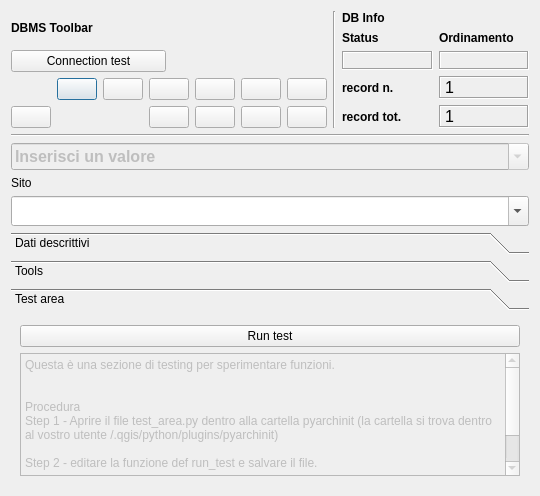
<?xml version="1.0" encoding="UTF-8"?>
<ui version="4.0">
 <class>DialogSite</class>
 <widget class="QDialog" name="DialogSite">
  <property name="geometry">
   <rect>
    <x>0</x>
    <y>0</y>
    <width>540</width>
    <height>496</height>
   </rect>
  </property>
  <property name="minimumSize">
   <size>
    <width>540</width>
    <height>400</height>
   </size>
  </property>
  <property name="windowTitle">
   <string>pyArchInit Gestione Scavi - Scheda Sito</string>
  </property>
  <property name="windowIcon">
   <iconset resource="resources.qrc">
    <normaloff>:/images/iconSite.png</normaloff>:/images/iconSite.png</iconset>
  </property>
  <layout class="QGridLayout" name="gridLayout_7">
   <item row="0" column="0">
    <layout class="QVBoxLayout" name="verticalLayout_2">
     <item>
      <layout class="QHBoxLayout" name="horizontalLayout">
       <item>
        <layout class="QGridLayout" name="gridLayout_2">
         <item row="0" column="0">
          <widget class="QLabel" name="label_29">
           <property name="font">
            <font>
             <weight>75</weight>
             <bold>true</bold>
            </font>
           </property>
           <property name="text">
            <string>DBMS Toolbar</string>
           </property>
          </widget>
         </item>
         <item row="2" column="0" colspan="2">
          <layout class="QGridLayout" name="gridLayout">
           <item row="0" column="5">
            <widget class="QPushButton" name="pushButton_first_rec">
             <property name="toolTip">
              <string>First rec</string>
             </property>
             <property name="text">
              <string/>
             </property>
             <property name="icon">
              <iconset resource="resources.qrc">
               <normaloff>:/images/5_leftArrows.png</normaloff>:/images/5_leftArrows.png</iconset>
             </property>
            </widget>
           </item>
           <item row="0" column="7">
            <widget class="QPushButton" name="pushButton_next_rec">
             <property name="toolTip">
              <string>Next rec</string>
             </property>
             <property name="text">
              <string/>
             </property>
             <property name="icon">
              <iconset resource="resources.qrc">
               <normaloff>:/images/6_rightArrow.png</normaloff>:/images/6_rightArrow.png</iconset>
             </property>
            </widget>
           </item>
           <item row="0" column="8">
            <widget class="QPushButton" name="pushButton_last_rec">
             <property name="toolTip">
              <string>Last rec</string>
             </property>
             <property name="text">
              <string/>
             </property>
             <property name="icon">
              <iconset resource="resources.qrc">
               <normaloff>:/images/7_rightArrows.png</normaloff>:/images/7_rightArrows.png</iconset>
             </property>
            </widget>
           </item>
           <item row="0" column="9">
            <widget class="QPushButton" name="pushButton_new_rec">
             <property name="font">
              <font>
               <pointsize>9</pointsize>
              </font>
             </property>
             <property name="toolTip">
              <string>New record</string>
             </property>
             <property name="text">
              <string/>
             </property>
             <property name="icon">
              <iconset resource="resources.qrc">
               <normaloff>:/images/newrec.png</normaloff>:/images/newrec.png</iconset>
             </property>
            </widget>
           </item>
           <item row="0" column="10">
            <widget class="QPushButton" name="pushButton_save">
             <property name="font">
              <font>
               <pointsize>9</pointsize>
              </font>
             </property>
             <property name="toolTip">
              <string>Save</string>
             </property>
             <property name="text">
              <string/>
             </property>
             <property name="icon">
              <iconset resource="resources.qrc">
               <normaloff>:/images/b_save.png</normaloff>:/images/b_save.png</iconset>
             </property>
             <property name="autoDefault">
              <bool>false</bool>
             </property>
            </widget>
           </item>
           <item row="1" column="7">
            <widget class="QPushButton" name="pushButton_new_search">
             <property name="font">
              <font>
               <pointsize>9</pointsize>
              </font>
             </property>
             <property name="toolTip">
              <string>new search</string>
             </property>
             <property name="text">
              <string/>
             </property>
             <property name="icon">
              <iconset resource="resources.qrc">
               <normaloff>:/images/new_search.png</normaloff>:/images/new_search.png</iconset>
             </property>
            </widget>
           </item>
           <item row="1" column="8">
            <widget class="QPushButton" name="pushButton_search_go">
             <property name="font">
              <font>
               <pointsize>9</pointsize>
              </font>
             </property>
             <property name="toolTip">
              <string>search !!!</string>
             </property>
             <property name="text">
              <string/>
             </property>
             <property name="icon">
              <iconset resource="resources.qrc">
               <normaloff>:/images/search.png</normaloff>:/images/search.png</iconset>
             </property>
            </widget>
           </item>
           <item row="1" column="9">
            <widget class="QPushButton" name="pushButton_sort">
             <property name="font">
              <font>
               <pointsize>9</pointsize>
              </font>
             </property>
             <property name="toolTip">
              <string>Order by</string>
             </property>
             <property name="text">
              <string/>
             </property>
             <property name="icon">
              <iconset resource="resources.qrc">
               <normaloff>:/images/sort.png</normaloff>:/images/sort.png</iconset>
             </property>
            </widget>
           </item>
           <item row="1" column="10">
            <widget class="QPushButton" name="pushButton_view_all">
             <property name="font">
              <font>
               <pointsize>9</pointsize>
              </font>
             </property>
             <property name="toolTip">
              <string>View alls records</string>
             </property>
             <property name="text">
              <string/>
             </property>
             <property name="icon">
              <iconset resource="resources.qrc">
               <normaloff>:/images/view_all.png</normaloff>:/images/view_all.png</iconset>
             </property>
            </widget>
           </item>
           <item row="1" column="2">
            <widget class="QPushButton" name="pushButton_delete">
             <property name="enabled">
              <bool>true</bool>
             </property>
             <property name="font">
              <font>
               <pointsize>9</pointsize>
              </font>
             </property>
             <property name="toolTip">
              <string>Delete record</string>
             </property>
             <property name="text">
              <string/>
             </property>
             <property name="icon">
              <iconset resource="resources.qrc">
               <normaloff>:/images/delete.png</normaloff>:/images/delete.png</iconset>
             </property>
            </widget>
           </item>
           <item row="0" column="6">
            <widget class="QPushButton" name="pushButton_prev_rec">
             <property name="toolTip">
              <string>Prev rec</string>
             </property>
             <property name="text">
              <string/>
             </property>
             <property name="icon">
              <iconset resource="resources.qrc">
               <normaloff>:/images/4_leftArrow.png</normaloff>:/images/4_leftArrow.png</iconset>
             </property>
            </widget>
           </item>
          </layout>
         </item>
         <item row="1" column="0">
          <widget class="QPushButton" name="pushButton_connect">
           <property name="text">
            <string>Connection test</string>
           </property>
          </widget>
         </item>
        </layout>
       </item>
       <item>
        <widget class="Line" name="line_6">
         <property name="orientation">
          <enum>Qt::Vertical</enum>
         </property>
        </widget>
       </item>
       <item>
        <layout class="QGridLayout" name="gridLayout_5">
         <item row="0" column="0">
          <widget class="QLabel" name="label_42">
           <property name="font">
            <font>
             <weight>75</weight>
             <bold>true</bold>
            </font>
           </property>
           <property name="autoFillBackground">
            <bool>true</bool>
           </property>
           <property name="text">
            <string>DB Info</string>
           </property>
          </widget>
         </item>
         <item row="1" column="0">
          <layout class="QGridLayout" name="gridLayout_4">
           <item row="0" column="1">
            <widget class="QLabel" name="label_43">
             <property name="font">
              <font>
               <pointsize>9</pointsize>
               <weight>75</weight>
               <bold>true</bold>
              </font>
             </property>
             <property name="text">
              <string>Ordinamento</string>
             </property>
             <property name="margin">
              <number>0</number>
             </property>
            </widget>
           </item>
           <item row="1" column="0">
            <widget class="QLabel" name="label_status">
             <property name="minimumSize">
              <size>
               <width>40</width>
               <height>0</height>
              </size>
             </property>
             <property name="font">
              <font>
               <pointsize>10</pointsize>
               <weight>75</weight>
               <bold>true</bold>
              </font>
             </property>
             <property name="cursor">
              <cursorShape>ForbiddenCursor</cursorShape>
             </property>
             <property name="mouseTracking">
              <bool>false</bool>
             </property>
             <property name="contextMenuPolicy">
              <enum>Qt::DefaultContextMenu</enum>
             </property>
             <property name="frameShape">
              <enum>QFrame::Box</enum>
             </property>
             <property name="frameShadow">
              <enum>QFrame::Sunken</enum>
             </property>
             <property name="text">
              <string/>
             </property>
             <property name="alignment">
              <set>Qt::AlignCenter</set>
             </property>
             <property name="margin">
              <number>0</number>
             </property>
            </widget>
           </item>
           <item row="1" column="1">
            <widget class="QLabel" name="label_sort">
             <property name="font">
              <font>
               <pointsize>10</pointsize>
               <weight>75</weight>
               <bold>true</bold>
              </font>
             </property>
             <property name="cursor">
              <cursorShape>ForbiddenCursor</cursorShape>
             </property>
             <property name="mouseTracking">
              <bool>false</bool>
             </property>
             <property name="contextMenuPolicy">
              <enum>Qt::DefaultContextMenu</enum>
             </property>
             <property name="frameShape">
              <enum>QFrame::Box</enum>
             </property>
             <property name="frameShadow">
              <enum>QFrame::Sunken</enum>
             </property>
             <property name="text">
              <string/>
             </property>
             <property name="alignment">
              <set>Qt::AlignCenter</set>
             </property>
             <property name="margin">
              <number>0</number>
             </property>
            </widget>
           </item>
           <item row="0" column="0">
            <widget class="QLabel" name="label_34">
             <property name="font">
              <font>
               <pointsize>9</pointsize>
               <weight>75</weight>
               <bold>true</bold>
              </font>
             </property>
             <property name="text">
              <string>Status</string>
             </property>
             <property name="margin">
              <number>0</number>
             </property>
            </widget>
           </item>
          </layout>
         </item>
         <item row="2" column="0">
          <layout class="QGridLayout" name="gridLayout_3">
           <item row="0" column="0">
            <widget class="QLabel" name="label_27">
             <property name="font">
              <font>
               <pointsize>9</pointsize>
               <weight>75</weight>
               <bold>true</bold>
              </font>
             </property>
             <property name="text">
              <string>record n.</string>
             </property>
             <property name="margin">
              <number>0</number>
             </property>
            </widget>
           </item>
           <item row="0" column="1">
            <widget class="QLabel" name="label_rec_corrente">
             <property name="font">
              <font>
               <family>Microsoft Sans Serif</family>
               <pointsize>12</pointsize>
              </font>
             </property>
             <property name="cursor">
              <cursorShape>ForbiddenCursor</cursorShape>
             </property>
             <property name="mouseTracking">
              <bool>false</bool>
             </property>
             <property name="contextMenuPolicy">
              <enum>Qt::DefaultContextMenu</enum>
             </property>
             <property name="frameShape">
              <enum>QFrame::Box</enum>
             </property>
             <property name="frameShadow">
              <enum>QFrame::Sunken</enum>
             </property>
             <property name="text">
              <string>1</string>
             </property>
            </widget>
           </item>
           <item row="1" column="0">
            <widget class="QLabel" name="label_28">
             <property name="font">
              <font>
               <pointsize>9</pointsize>
               <weight>75</weight>
               <bold>true</bold>
              </font>
             </property>
             <property name="text">
              <string>record tot.</string>
             </property>
             <property name="margin">
              <number>0</number>
             </property>
            </widget>
           </item>
           <item row="1" column="1">
            <widget class="QLabel" name="label_rec_tot">
             <property name="font">
              <font>
               <family>Microsoft Sans Serif</family>
               <pointsize>12</pointsize>
              </font>
             </property>
             <property name="cursor">
              <cursorShape>ForbiddenCursor</cursorShape>
             </property>
             <property name="mouseTracking">
              <bool>false</bool>
             </property>
             <property name="contextMenuPolicy">
              <enum>Qt::DefaultContextMenu</enum>
             </property>
             <property name="frameShape">
              <enum>QFrame::Box</enum>
             </property>
             <property name="frameShadow">
              <enum>QFrame::Sunken</enum>
             </property>
             <property name="text">
              <string>1</string>
             </property>
            </widget>
           </item>
          </layout>
         </item>
        </layout>
       </item>
      </layout>
     </item>
     <item>
      <layout class="QVBoxLayout" name="verticalLayout">
       <item>
        <widget class="Line" name="line_8">
         <property name="font">
          <font>
           <weight>75</weight>
           <bold>true</bold>
          </font>
         </property>
         <property name="orientation">
          <enum>Qt::Horizontal</enum>
         </property>
        </widget>
       </item>
       <item>
        <widget class="QComboBox" name="comboBox_sito">
         <property name="enabled">
          <bool>false</bool>
         </property>
         <property name="minimumSize">
          <size>
           <width>0</width>
           <height>0</height>
          </size>
         </property>
         <property name="maximumSize">
          <size>
           <width>16777215</width>
           <height>30</height>
          </size>
         </property>
         <property name="font">
          <font>
           <pointsize>12</pointsize>
           <weight>75</weight>
           <bold>true</bold>
          </font>
         </property>
         <property name="mouseTracking">
          <bool>true</bool>
         </property>
         <property name="editable">
          <bool>true</bool>
         </property>
         <property name="maxVisibleItems">
          <number>99999</number>
         </property>
         <property name="maxCount">
          <number>2147483647</number>
         </property>
         <item>
          <property name="text">
           <string>Inserisci un valore</string>
          </property>
         </item>
        </widget>
       </item>
       <item>
        <widget class="QLabel" name="label">
         <property name="text">
          <string>Sito</string>
         </property>
        </widget>
       </item>
       <item>
        <widget class="QComboBox" name="comboBox_definizione_sito">
         <property name="enabled">
          <bool>true</bool>
         </property>
         <property name="minimumSize">
          <size>
           <width>0</width>
           <height>30</height>
          </size>
         </property>
         <property name="maximumSize">
          <size>
           <width>16777215</width>
           <height>30</height>
          </size>
         </property>
         <property name="editable">
          <bool>true</bool>
         </property>
        </widget>
       </item>
       <item>
        <widget class="QToolBox" name="toolBox">
         <property name="currentIndex">
          <number>2</number>
         </property>
         <widget class="QWidget" name="page">
          <property name="geometry">
           <rect>
            <x>0</x>
            <y>0</y>
            <width>501</width>
            <height>183</height>
           </rect>
          </property>
          <attribute name="label">
           <string>Dati descrittivi</string>
          </attribute>
          <layout class="QGridLayout" name="gridLayout_8">
           <item row="0" column="0">
            <layout class="QVBoxLayout" name="verticalLayout_3">
             <item>
              <widget class="QLabel" name="label_13">
               <property name="font">
                <font>
                 <weight>75</weight>
                 <bold>true</bold>
                </font>
               </property>
               <property name="text">
                <string>Dati descrittivi</string>
               </property>
              </widget>
             </item>
             <item>
              <widget class="QTextEdit" name="textEdit_descrizione_site">
               <property name="minimumSize">
                <size>
                 <width>0</width>
                 <height>20</height>
                </size>
               </property>
               <property name="maximumSize">
                <size>
                 <width>16777215</width>
                 <height>16000000</height>
                </size>
               </property>
               <property name="font">
                <font>
                 <pointsize>10</pointsize>
                </font>
               </property>
              </widget>
             </item>
             <item>
              <widget class="QLabel" name="label_6">
               <property name="text">
                <string>Descrizione </string>
               </property>
              </widget>
             </item>
            </layout>
           </item>
           <item row="1" column="0">
            <layout class="QGridLayout" name="gridLayout_6">
             <item row="0" column="0">
              <widget class="QComboBox" name="comboBox_nazione">
               <property name="font">
                <font>
                 <pointsize>10</pointsize>
                 <weight>75</weight>
                 <bold>true</bold>
                </font>
               </property>
               <property name="editable">
                <bool>true</bool>
               </property>
               <item>
                <property name="text">
                 <string>Italia</string>
                </property>
               </item>
              </widget>
             </item>
             <item row="1" column="0">
              <widget class="QLabel" name="label_4">
               <property name="font">
                <font>
                 <pointsize>10</pointsize>
                </font>
               </property>
               <property name="text">
                <string>Nazione</string>
               </property>
              </widget>
             </item>
             <item row="0" column="1">
              <widget class="QComboBox" name="comboBox_regione">
               <property name="font">
                <font>
                 <pointsize>10</pointsize>
                 <weight>75</weight>
                 <bold>true</bold>
                </font>
               </property>
               <property name="editable">
                <bool>true</bool>
               </property>
              </widget>
             </item>
             <item row="2" column="1">
              <widget class="QComboBox" name="comboBox_comune">
               <property name="font">
                <font>
                 <pointsize>12</pointsize>
                 <weight>75</weight>
                 <bold>true</bold>
                </font>
               </property>
               <property name="editable">
                <bool>true</bool>
               </property>
              </widget>
             </item>
             <item row="3" column="1">
              <widget class="QLabel" name="label_2">
               <property name="font">
                <font>
                 <pointsize>10</pointsize>
                </font>
               </property>
               <property name="text">
                <string>Comune</string>
               </property>
              </widget>
             </item>
             <item row="2" column="0">
              <widget class="QComboBox" name="comboBox_provincia">
               <property name="font">
                <font>
                 <pointsize>10</pointsize>
                 <weight>75</weight>
                 <bold>true</bold>
                </font>
               </property>
               <property name="editable">
                <bool>true</bool>
               </property>
              </widget>
             </item>
             <item row="3" column="0">
              <widget class="QLabel" name="label_7">
               <property name="font">
                <font>
                 <pointsize>10</pointsize>
                </font>
               </property>
               <property name="text">
                <string>Provincia</string>
               </property>
              </widget>
             </item>
             <item row="1" column="1">
              <widget class="QLabel" name="label_5">
               <property name="font">
                <font>
                 <pointsize>10</pointsize>
                </font>
               </property>
               <property name="text">
                <string>Regione</string>
               </property>
              </widget>
             </item>
            </layout>
           </item>
          </layout>
         </widget>
         <widget class="QWidget" name="page_3">
          <property name="geometry">
           <rect>
            <x>0</x>
            <y>0</y>
            <width>559</width>
            <height>193</height>
           </rect>
          </property>
          <attribute name="label">
           <string>Tools</string>
          </attribute>
          <layout class="QGridLayout" name="gridLayout_10">
           <item row="0" column="0">
            <layout class="QHBoxLayout" name="horizontalLayout_2">
             <item>
              <widget class="QLabel" name="label_3">
               <property name="toolTip">
                <string>Carica tutti i layer per poter inserire nuove geometrie</string>
               </property>
               <property name="text">
                <string>Carica layer per il disegno</string>
               </property>
              </widget>
             </item>
             <item>
              <widget class="QPushButton" name="pushButton_draw">
               <property name="text">
                <string>Carica</string>
               </property>
              </widget>
             </item>
            </layout>
           </item>
           <item row="1" column="0" colspan="2">
            <layout class="QHBoxLayout" name="horizontalLayout_3">
             <item>
              <widget class="QLabel" name="label_8">
               <property name="toolTip">
                <string>Carica tutti layer che contengono geometrie relative a questo sito</string>
               </property>
               <property name="text">
                <string>Carica le geometrie relative a questo sito</string>
               </property>
              </widget>
             </item>
             <item>
              <widget class="QPushButton" name="pushButton_sites_geometry">
               <property name="text">
                <string>Carica</string>
               </property>
              </widget>
             </item>
            </layout>
           </item>
           <item row="2" column="0" colspan="3">
            <layout class="QHBoxLayout" name="horizontalLayout_4">
             <item>
              <widget class="QLabel" name="label_9">
               <property name="text">
                <string>Esporta relazione di scavo per questo sito (Versione di sviluppo)</string>
               </property>
              </widget>
             </item>
             <item>
              <widget class="QPushButton" name="pushButton_rel_pdf">
               <property name="text">
                <string>Esporta</string>
               </property>
              </widget>
             </item>
            </layout>
           </item>
           <item row="3" column="0" colspan="3">
            <layout class="QVBoxLayout" name="verticalLayout_4">
             <item>
              <widget class="Line" name="line">
               <property name="minimumSize">
                <size>
                 <width>539</width>
                 <height>0</height>
                </size>
               </property>
               <property name="orientation">
                <enum>Qt::Horizontal</enum>
               </property>
              </widget>
             </item>
             <item>
              <widget class="QLabel" name="label_10">
               <property name="text">
                <string>GIS Tools</string>
               </property>
              </widget>
             </item>
            </layout>
           </item>
           <item row="4" column="0" colspan="2">
            <layout class="QHBoxLayout" name="horizontalLayout_5">
             <item>
              <widget class="QLabel" name="label_11">
               <property name="toolTip">
                <string>Carica tutti i layer per poter inserire nuove geometrie</string>
               </property>
               <property name="text">
                <string>Carica il puntuale del sito</string>
               </property>
              </widget>
             </item>
             <item>
              <widget class="QPushButton" name="pushButton_draw_sito">
               <property name="text">
                <string>Carica</string>
               </property>
              </widget>
             </item>
            </layout>
           </item>
           <item row="4" column="2">
            <spacer name="horizontalSpacer_2">
             <property name="orientation">
              <enum>Qt::Horizontal</enum>
             </property>
             <property name="sizeHint" stdset="0">
              <size>
               <width>261</width>
               <height>20</height>
              </size>
             </property>
            </spacer>
           </item>
           <item row="5" column="0">
            <layout class="QHBoxLayout" name="horizontalLayout_6">
             <item>
              <widget class="QLabel" name="label_12">
               <property name="toolTip">
                <string>Carica tutti i layer per poter inserire nuove geometrie</string>
               </property>
               <property name="text">
                <string>Gis viewer</string>
               </property>
              </widget>
             </item>
             <item>
              <widget class="QToolButton" name="toolButton_draw_siti">
               <property name="text">
                <string>Abilita il caricamento delle ricerche</string>
               </property>
               <property name="checkable">
                <bool>true</bool>
               </property>
              </widget>
             </item>
            </layout>
           </item>
           <item row="5" column="1" colspan="2">
            <spacer name="horizontalSpacer">
             <property name="orientation">
              <enum>Qt::Horizontal</enum>
             </property>
             <property name="sizeHint" stdset="0">
              <size>
               <width>307</width>
               <height>20</height>
              </size>
             </property>
            </spacer>
           </item>
          </layout>
         </widget>
         <widget class="QWidget" name="page_2">
          <property name="geometry">
           <rect>
            <x>0</x>
            <y>0</y>
            <width>518</width>
            <height>171</height>
           </rect>
          </property>
          <attribute name="label">
           <string>Test area</string>
          </attribute>
          <layout class="QGridLayout" name="gridLayout_9">
           <item row="0" column="0">
            <widget class="QPushButton" name="pushButton_test">
             <property name="text">
              <string>Run test</string>
             </property>
            </widget>
           </item>
           <item row="1" column="0">
            <widget class="QPlainTextEdit" name="plainTextEdit">
             <property name="enabled">
              <bool>false</bool>
             </property>
             <property name="plainText">
              <string>Questa è una sezione di testing per sperimentare funzioni.


Procedura
Step 1 - Aprire il file test_area.py dentro alla cartella pyarchinit (la cartella si trova dentro al vostro utente /.qgis/python/plugins/pyarchinit)

Step 2 - editare la funzione def run_test e salvare il file.

Step 3 - Riavviare Qgis e cliccare sul pulsante Run Test per verificare l'output della vostra funzione.</string>
             </property>
            </widget>
           </item>
          </layout>
         </widget>
        </widget>
       </item>
      </layout>
     </item>
    </layout>
   </item>
  </layout>
 </widget>
 <resources>
  <include location="resources.qrc"/>
 </resources>
 <connections/>
</ui>
